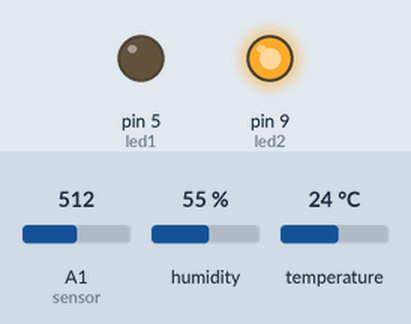
Simulated run of this sketch. Board: Arduino Uno, built with avr-gcc and run on an emulated ATmega328P. Parts: output pins drawn as LEDs (lit = HIGH). The inputs (shaded band) are chosen by the test bench; at power-on: humidity 55 %, A1 (sensor) = 512, temperature 24 °C. What the sketch prints to the serial monitor is not drawn.

Above: at 1.9 s.
2.0 s: humidity set to 51 %
4.1 s: humidity set to 48 %
At 6.1 s:
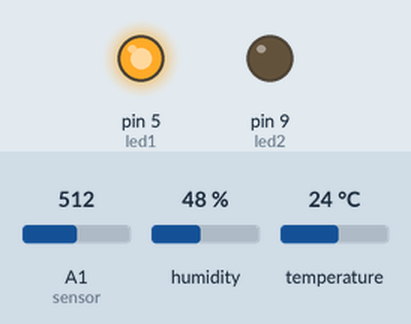
6.8 s: humidity set to 68 %
At 8.9 s:
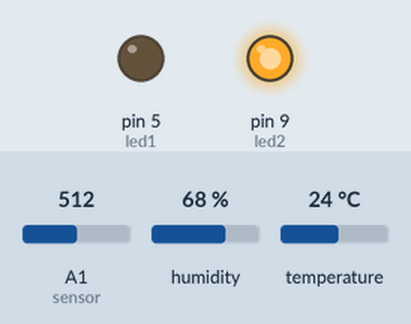
9.3 s: humidity set to 22 %
At 11.7 s:
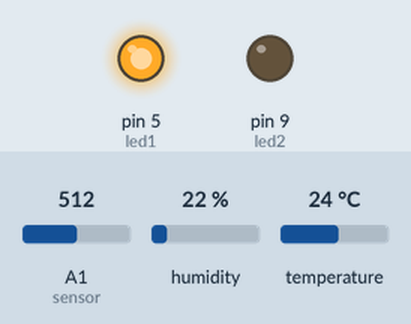
Timing chart, 0 to 12.7 s (numbered marks = the images above; inputs shaded):
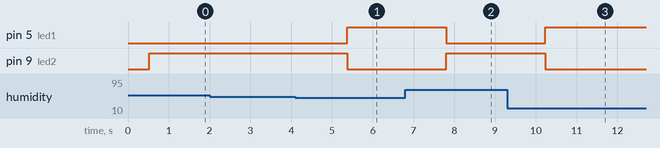

The sketch:

DHTtesterkelabview.ino
```cpp
// Example testing sketch for various DHT humidity/temperature sensors
// Written by ladyada, public domain

#include "DHT.h"

#define DHTPIN 2     // what digital pin we're connected to

// Uncomment whatever type you're using!
#define DHTTYPE DHT11   // DHT 11
//#define DHTTYPE DHT22   // DHT 22  (AM2302), AM2321
//#define DHTTYPE DHT21   // DHT 21 (AM2301)
DHT dht(DHTPIN, DHTTYPE);

const int sensor = A1;
int suhu;
//float tempf;
float vout;
float adc;

int led1=5;
int led2=9;

void setup() {
  Serial.begin(9600);
  dht.begin();
pinMode(led1, OUTPUT);
pinMode(led2, OUTPUT);

}

void loop() {
  // Wait a few seconds between measurements.
  delay(500);
  // Reading temperature or humidity takes about 250 milliseconds!
  // Sensor readings may also be up to 2 seconds 'old' (its a very slow sensor)
  float kelembaban = dht.readHumidity();
  // Read temperature as Celsius (the default)
  float suhuC = dht.readTemperature();
  // Read temperature as Fahrenheit (isFahrenheit = true)
//  float suhuF = dht.readTemperature(true);

// Program lm
  adc = analogRead(sensor);
  vout = adc / 1023 * 5;
  suhu = vout * 100;

  Serial.print(kelembaban);
  Serial.print(",");
  Serial.print(suhu);

if (kelembaban < 50){
digitalWrite(led1, HIGH);
digitalWrite(led2, LOW);
delay(100);
}

else if (kelembaban > 50){

digitalWrite(led2, HIGH);
digitalWrite(led1, LOW);
delay(100);
}
 }
```

Measured:
- the behaviour switches between 50 and 49 % on humidity (found by bisection; images 0 and 1)
- after the input at 2.0 s, every drawn part: stays the same
- after the input at 4.1 s, pin 5 (led1): LOW → HIGH after 1.3 s; pin 9 (led2): HIGH → LOW after 1.3 s
- after the input at 6.8 s, pin 5 (led1): HIGH → LOW after 1.0 s; pin 9 (led2): LOW → HIGH after 1.0 s
- after the input at 9.3 s, pin 5 (led1): LOW → HIGH after 0.93 s; pin 9 (led2): HIGH → LOW after 0.93 s
